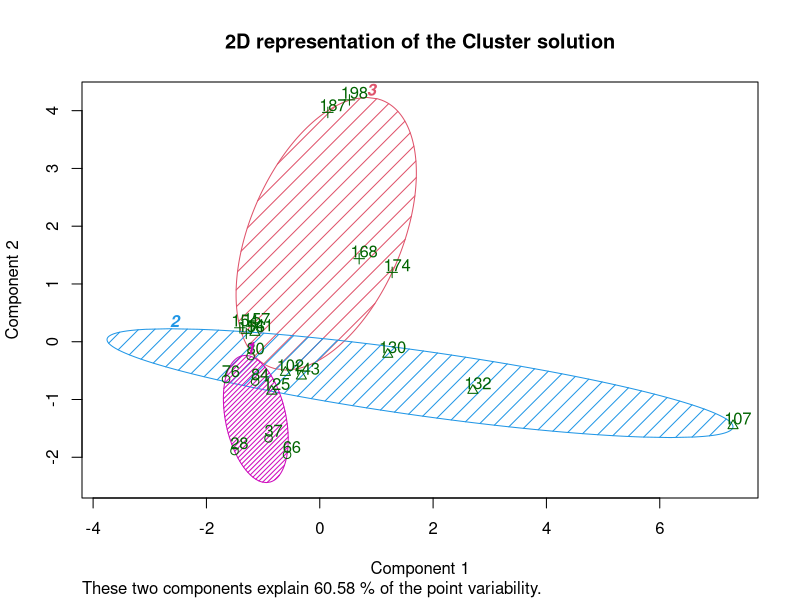
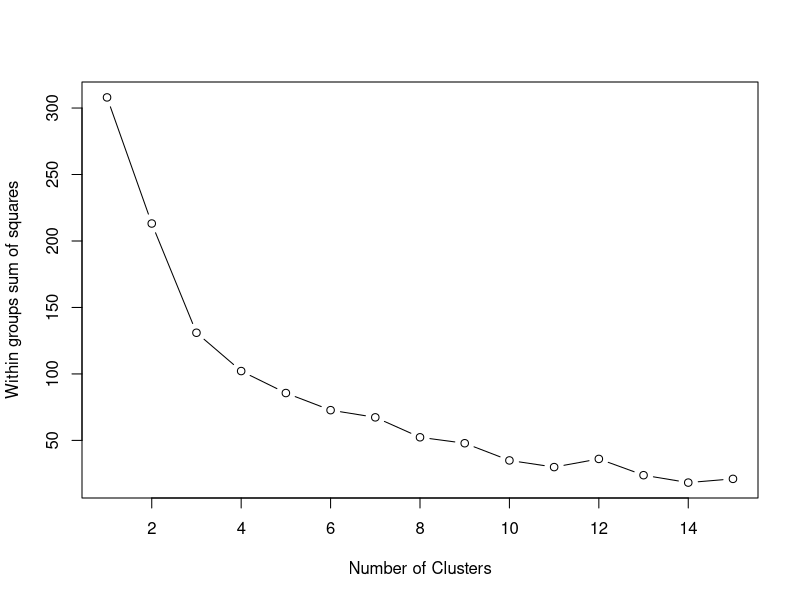
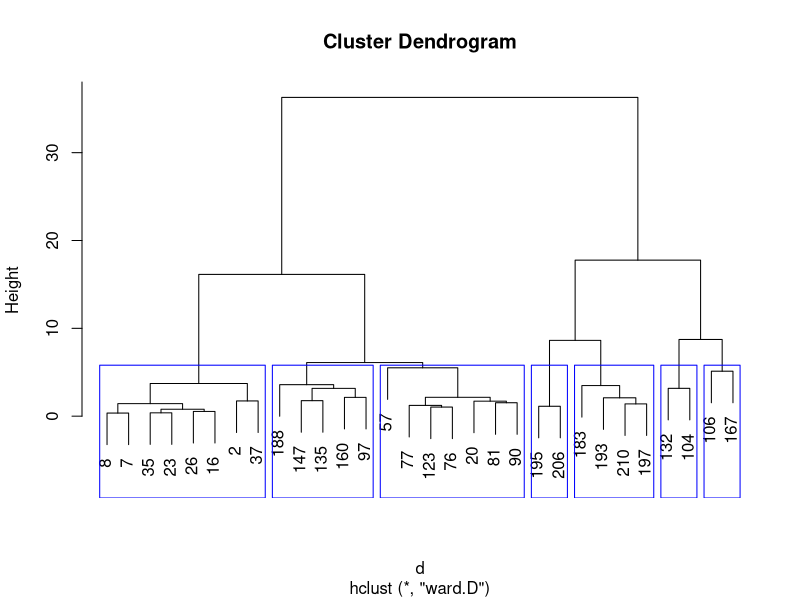

The R source for these figures, in order:
## ---- chunk 1
knitr::opts_chunk$set(echo = TRUE)
library(cluster)

## ---- chunk 2


# read in data file
glass <- read.csv("glass.csv")

# random subsample from dataset
randsample <- glass[sample(1:nrow(glass), 20 , replace=FALSE),]

# running k-means with k = 3
k.means.fit <- kmeans(randsample, 3)

# plotting the clusters
clusplot(randsample, k.means.fit$cluster,
         main='2D representation of the Cluster solution',
         color=TRUE, shade=TRUE, labels=2, lines=0)



## ---- chunk 3

# read in data file
glass <- read.csv("glass.csv")

# random subsample from dataset
glass <- glass[sample(1:nrow(glass), 30 , replace=FALSE),]

# Prepare Data
glass <- na.omit(glass) # listwise deletion of missing
glass <- scale(glass) # standardize variables

# Determine number of clusters
wss <- (nrow(glass)-2)*sum(apply(glass,2,var))
for (i in 2:15) wss[i] <- sum(kmeans(glass, 
  	centers=i)$withinss)
plot(1:15, wss, type="b", xlab="Number of Clusters",
  ylab="Within groups sum of squares")


# K-Means Cluster Analysis k=5
fit <- kmeans(glass, 7) 
# get cluster means 
aggregate(glass,by=list(fit$cluster),FUN=mean)
# append cluster assignment
glass <- data.frame(glass, fit$cluster)

# Ward Hierarchical Clustering
d <- dist(glass, method = "euclidean") # distance matrix
fit <- hclust(d, method="ward.D") 
plot(fit) # display dendogram
groups <- cutree(fit, k=7) # cut tree into 5 clusters
# draw dendogram with red borders around the 5 clusters 
rect.hclust(fit, k=7, border="blue")

## ---- chunk 4

